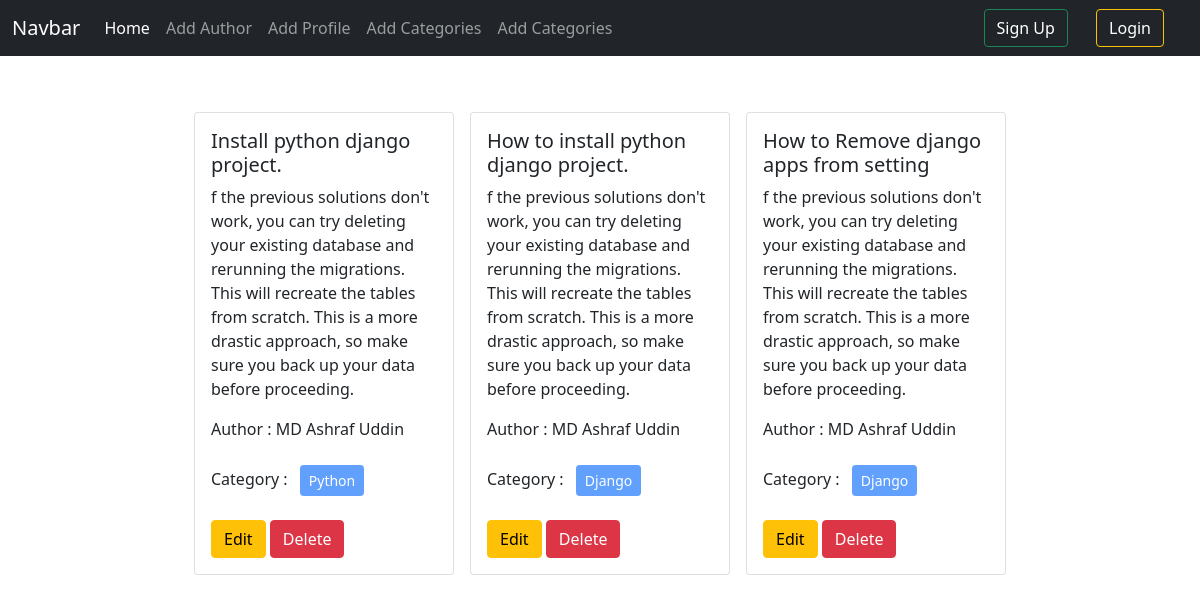
The app's page /, older data.
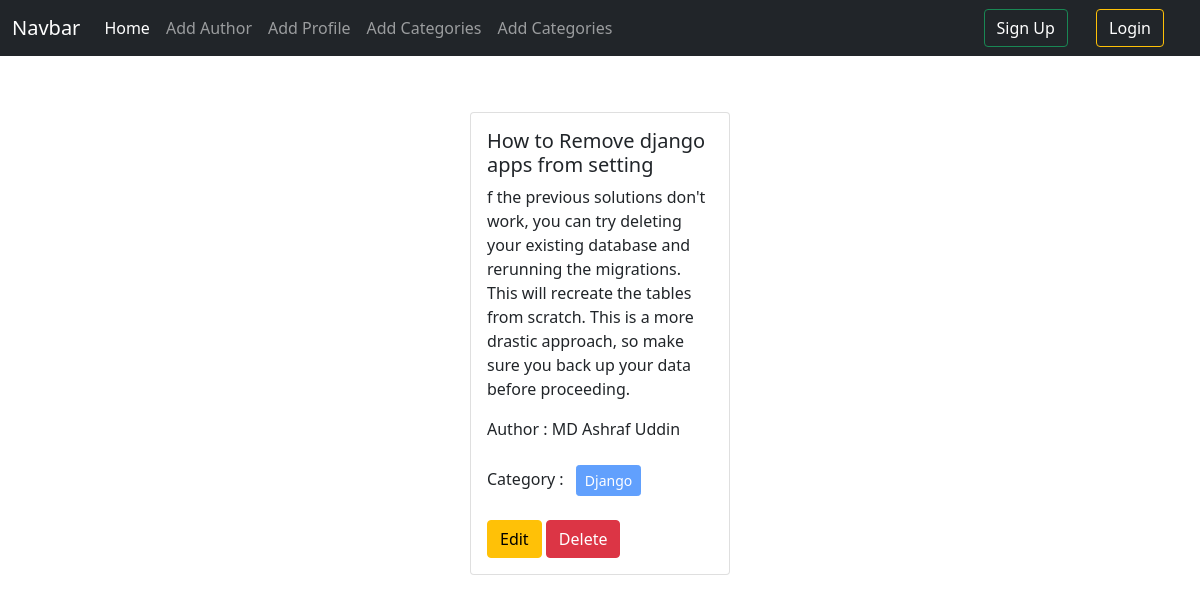
The same page, newer data.
### posts/models.py (models this page shows, shortened)
class Post(models.Model):
    title=models.CharField(max_length=100)
    content=models.TextField()
    category = models.ManyToManyField(Category)
    author=models.ForeignKey(Author, on_delete=models.CASCADE)

### author/models.py (models this page shows, shortened)
class Author(models.Model):
    name=models.CharField(max_length=100)
    bio=models.TextField()
    phone_no=models.CharField(max_length=12)

### categories/models.py (models this page shows, shortened)
class Category(models.Model):
    name=models.CharField(max_length=100)

### blog/views.py (the view)
# urls.py: path('', views.home, name='home'),
def home(request):
    data = Post.objects.all()
    return render(request, 'home.html',  {'data':data})

### templates/home.html
{% extends 'base.html' %} {% block content %}
<div class="d-flex flex-wrap justify-content-center px-5 pt-5">
  {% for post in data %}
  <div class="col-sm-3">
    <div class="card m-2">
      <div class="card-body">
        <h5 class="card-title">{{post.title}}</h5>
        <p class="card-text">{{post.content}}</p>
        <p>Author : {{post.author.name}}</p>
        <p>
          Category : {% for cat in post.category.all %}
          <button class="btn btn-primary btn-sm m-2" disabled >{{cat.name}} </button>
          {% endfor %}
        </p>
        <a href="{% url 'edit_post' post.id %}" class="btn btn-warning">Edit</a>
        <a href="{% url 'delete_post' post.id %}" class="btn btn-danger">Delete</a>
      </div>
    </div>
  </div>
  {% endfor %}
</div>
{% endblock %}

Row changes from the older to the newer data that the page shows:
removed Post: title "Install python django project.", content "f the previous solutions don't work, you can try deleting your existing database and rerunning the migrations. This will recreate the tables from scratch. This is a more drastic approach, so make sure you back up your data before proceeding.", author.name "MD Ashraf Uddin"
no longer on this page (row unchanged): Category: name "Python", shown under "Install python django project."
removed Post: title "How to install python django project.", content "f the previous solutions don't work, you can try deleting your existing database and rerunning the migrations. This will recreate the tables from scratch. This is a more drastic approach, so make sure you back up your data before proceeding.", author.name "MD Ashraf Uddin", Category (name "Django")
